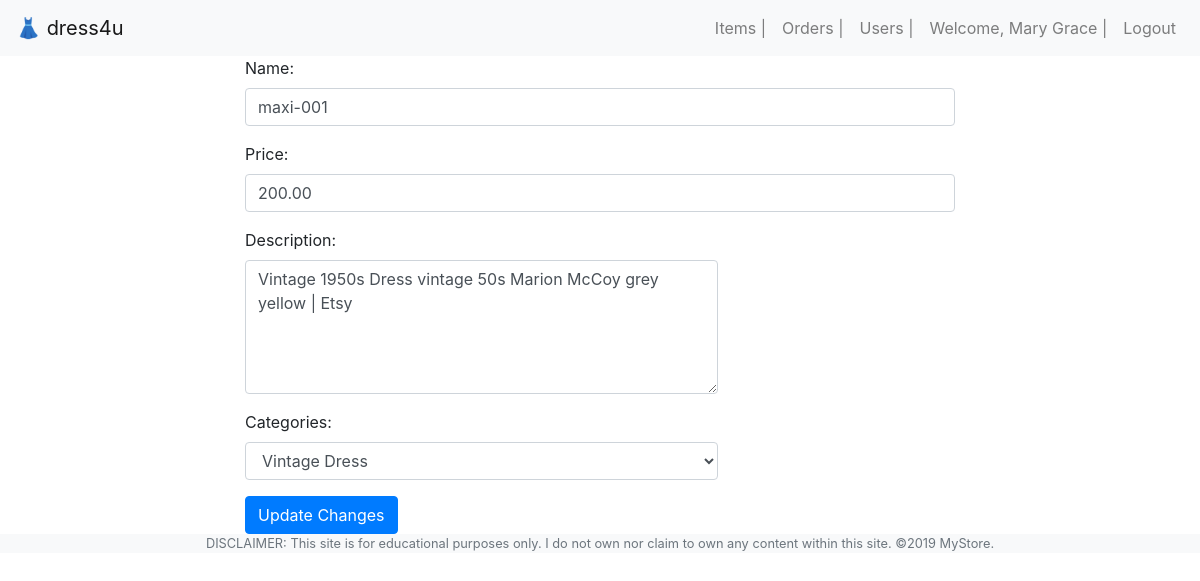
The page /app/views/edit_item.php?id=12 (signed in) on the database its author committed.
### tables this page shows
CREATE TABLE `items` (
  `id` int(11) NOT NULL,
  `name` varchar(255) NOT NULL,
  `description` varchar(255) NOT NULL,
  `price` decimal(18,2) NOT NULL,
  `image_path` varchar(255) DEFAULT NULL,
  `category_id` int(11) NOT NULL
);

### app/views/edit_item.php (the view, shortened to what this page needs)
<?php require_once '../partials/template.php'; ?>
<?php function get_page_content() {
	if (isset($_SESSION['user']) && $_SESSION['user']['roles_id'] == 1) {
	global $conn;
?>
	<?php
	$item_id = $_GET['id'];
	$sql = "SELECT * FROM items WHERE id='$item_id'";
	$result = mysqli_query($conn,$sql);
	$item=mysqli_fetch_assoc($result);
	 ?>
<div class="container">
	<div class="row mx-0">
		<div class="col-sm-8 offset-sm-2">
			<form action="../controllers/process_edit_item.php" method="POST">
				<div class="form-group">
					<label for="name">Name:</label>
					<input type="text" name="name" class="form-control" value="<?php echo $item['name']; ?>" required>
				</div>
				<div class="form-group">
					<label for="price">Price:</label>
					<input type="text" name="price" class="form-control" value="<?php echo $item['price']; ?>" required>
				</div>
				<div class="form-group">
					<label for="description">Description:</label>
					<textarea id="description" name="description" rows="5" class="form-control col-8"><?php echo $item['description']; ?></textarea>
				</div>
				<div class="form-group">
					<label for="categories">Categories:</label>
					<select class="form-control col-8" name="category_id" id="category" required>
						<?php
						$sql = "SELECT * FROM categories";
						$categories = mysqli_query($conn,$sql);
						foreach($categories as $category){
							extract($category);
							$selected = $item['category_id'] == $id ? 'selected':'';
							echo "<option value='$id' $selected>$name</option>";
						}
						 ?>
					</select>
				</div>
				<button type="submit" class="btn btn-primary"> Update Changes</button>
			</form>
		</div>
	</div>
</div>
<?php } else{
	header('Location: ./error.php');
}?>
<?php } ?>

### app/assets/css/style.css (style rules this page uses)
* { margin:0; padding: 0; box-sizing: border-box; }
html { scroll-behavior: smooth; }
body { overflow-x: hidden; }

### rows shown on the page
items: name "maxi-001", price "200.00", description "Vintage 1950s Dress vintage 50s Marion McCoy grey yellow | Etsy"

### other values the page prints
$_SESSION['user']['firstname'] "Mary Grace"
form field category_id "Vintage Dress"
